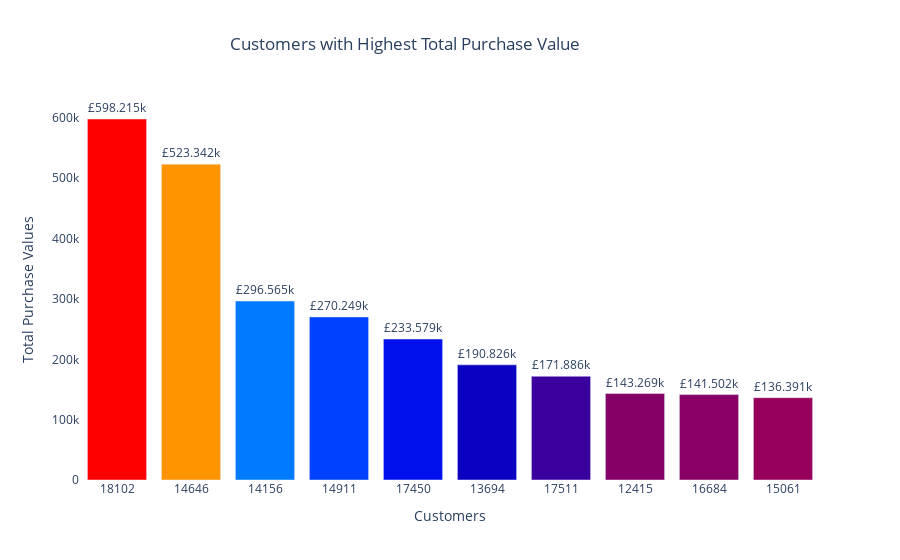

The notebook cell this image was saved under:
### Markdown cell above
## Out of £13.8m UK spending, the top customer is from UK and spent £600k

### Code cell
fig_customers_vs_value= go.Figure(data=[go.Bar(name= 'Customers with Highest Total Purchase Values', x=retail_data_customers_descending['Customer ID'].astype(str), y=retail_data_customers_descending['Total_value'], marker_opacity=1, marker={'color': retail_data_customers_descending['Total_value'], 'colorscale': 'Rainbow'})])

fig_customers_vs_value.update_traces(texttemplate= '£%{y:3s}', textposition= 'outside')
fig_customers_vs_value.update_layout(title= 'Customers with Highest Total Purchase Value', title_x= 0.45, xaxis_title= 'Customers', yaxis_title= 'Total Purchase Values', plot_bgcolor= 'white')
fig_customers_vs_value.show()

### Figure 1 — Plotly figure (JSON) as saved in the notebook; plotly's stock layout.template omitted (floating-point values rounded to 4 significant figures)
{"data": [{"marker": {"color": [598200.0, 523300.0, 296600.0, 270200.0, 233600.0, 190800.0, 171900.0, 143300.0, 141500.0, 136400.0], "colorscale": [[0, "rgb(150,0,90)"], [0.125, "rgb(0,0,200)"], [0.25, "rgb(0,25,255)"], [0.375, "rgb(0,152,255)"], [0.5, "rgb(44,255,150)"], [0.625, "rgb(151,255,0)"], [0.75, "rgb(255,234,0)"], [0.875, "rgb(255,111,0)"], [1, "rgb(255,0,0)"]], "opacity": 1}, "name": "Customers with Highest Total Purchase Values", "textposition": "outside", "texttemplate": "£%{y:3s}", "type": "bar", "x": ["18102", "14646", "14156", "14911", "17450", "13694", "17511", "12415", "16684", "15061"], "y": [598200.0, 523300.0, 296600.0, 270200.0, 233600.0, 190800.0, 171900.0, 143300.0, 141500.0, 136400.0]}], "layout": {"plot_bgcolor": "white", "title": {"text": "Customers with Highest Total Purchase Value", "x": 0.45}, "xaxis": {"title": {"text": "Customers"}}, "yaxis": {"title": {"text": "Total Purchase Values"}}}}
